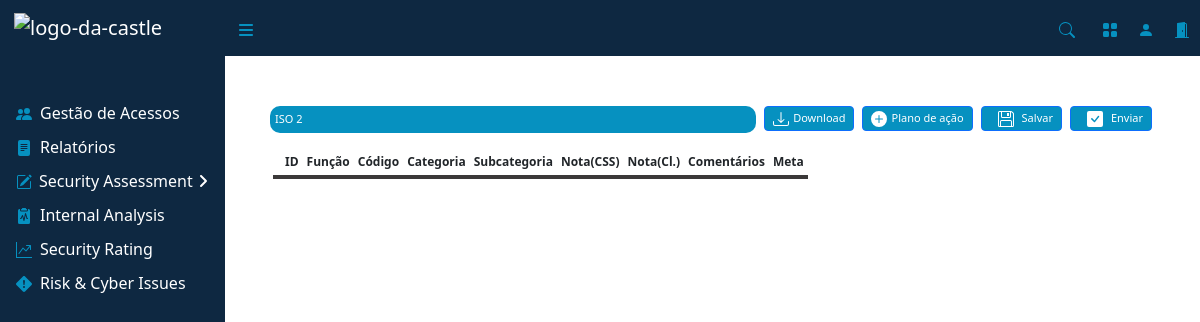
Page /assess_nist/5/ on the earlier database version.
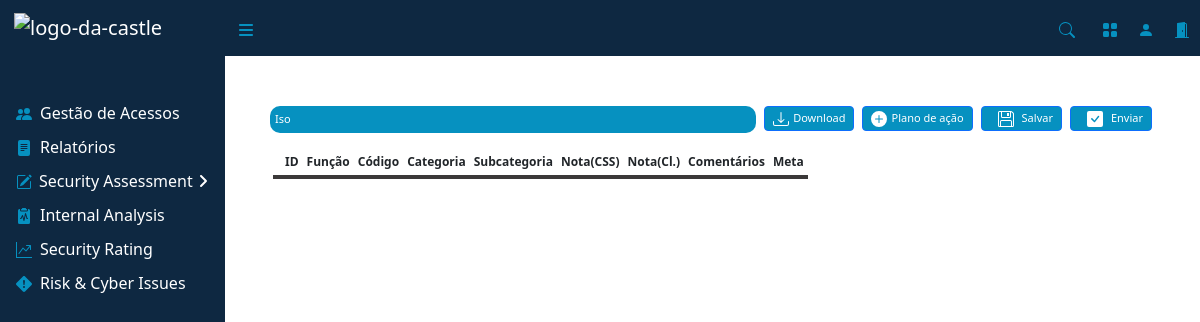
Same page on the later database version.
### assessment/models.py (models this page shows, shortened)
class TipoModelo(models.Model):
    BINARIO = 'Binário'
    CMMI = 'CMMI'
    CONFORMIDADE = 'Conformidade'
    CRITERIO_CHOICES = [
        (BINARIO, 'Binário'),
        (CMMI, 'CMMI'),
        (CONFORMIDADE, 'Conformidade'),
    ]
    nome = models.CharField(max_length=100)
    descricao = models.TextField()
    criterio = models.CharField(max_length=20, choices=CRITERIO_CHOICES)
    excel_file = models.FileField(upload_to='uploads/')# Define para salvar na pasta media
    data_upload = models.DateField(auto_now_add=True)
    is_proprio = models.BooleanField(default=False)  # Campo booleano para checkbox
    upload_id = models.UUIDField(default=uuid.uuid4, editable=False, unique=True)  # ID único para cada upload

### assessment/views.py (the view, shortened to what this page needs)
# urls.py: path('assess_nist/<int:id>/', views.AssessNist.as_view(), name='assess_nist'),
class AssessNist(View):
    template_name = 'paginas/assess_nist.html'
    def get(self, request, id):
        framework = get_object_or_404(TipoModelo, id=id)
        nists = NistCsf.objects.filter(framework=framework)
        notas = range(0, 6)
        return render(request, self.template_name, {
            'framework': framework,
            'nists': nists,
            'notas': notas,
            'framework_id': id  # Passa o ID do framework
        })

### assessment/templates/paginas/assess_nist.html (shortened to what this page needs)
{% extends 'base.html' %}
{% load crispy_forms_tags %}
{% block content %}
<main>
    <form method="post" action="{% url 'assess_nist' id=framework_id %}" id="nistForm">
        <div class="d-flex mb-3" style="margin-top: 50px; margin-left: 45px; margin-right: 40px;">
            <div class="d-none d-md-inline-block btn-primary d-flex me-2 " style="background-color: #0691c0; color: white; font-size: 11px; border-radius: 10px; padding: 5px; width: 100%; justify-content: flex-start;">
                <div>{{ framework.nome }}</div>
            </div>
            <button type="button" onclick="window.location.href='{{ framework.excel_file.url }}'" class="btn btn-primary btn-sm font-small text-center d-flex align-items-center justify-content-center me-2">
                Download
            </button>
            <button type="button" class="btn btn-primary btn-sm font-small text-center d-flex align-items-center justify-content-center me-2" style="white-space: nowrap;">
                <svg width="16" height="16" fill="currentColor" class="bi bi-plus-circle-fill me-1" viewBox="0 0 16 16">
                    <path d="M16 8A8 8 0 1 1 0 8a8 8 0 0 1 16 0M8.5 4.5a.5.5 0 0 0-1 0v3h-3a.5.5 0 0 0 0 1h3v3a.5.5 0 0 0 1 0v-3h3a.5.5 0 0 0 0-1h-3z"/>
                </svg>
                Plano de ação
            </button>
            <button type="submit"  class="btn btn-primary btn-sm font-small text-center d-flex align-items-center justify-content-center me-2">
                Salvar
            </button>
            <button type="button" class="btn btn-primary btn-sm font-small text-center d-flex align-items-center justify-content-center me-2">
                Enviar
            </button>
        </div>
        <div class="table-responsive font-middle px-5">
            <table class="table-sm">
                <thead>
                    <tr>
                        <th scope="col"></th>
                        <th scope="col">ID</th>
                        <th scope="col">Função</th>
                        <th scope="col">Código</th>
                        <th scope="col">Categoria</th>
                        <th scope="col">Subcategoria</th>
                        <th scope="col">Nota(CSS)</th>
                        <th scope="col">Nota(Cl.)</th>
                        <th scope="col">Comentários</th>
                        <th scope="col">Meta</th>
                    </tr>
                </thead>
            </table>
        </div>
    </form>
</main>
{% endblock %}

Differences in the rows shown:
changed TipoModelo: nome "ISO 2" → "Iso"
